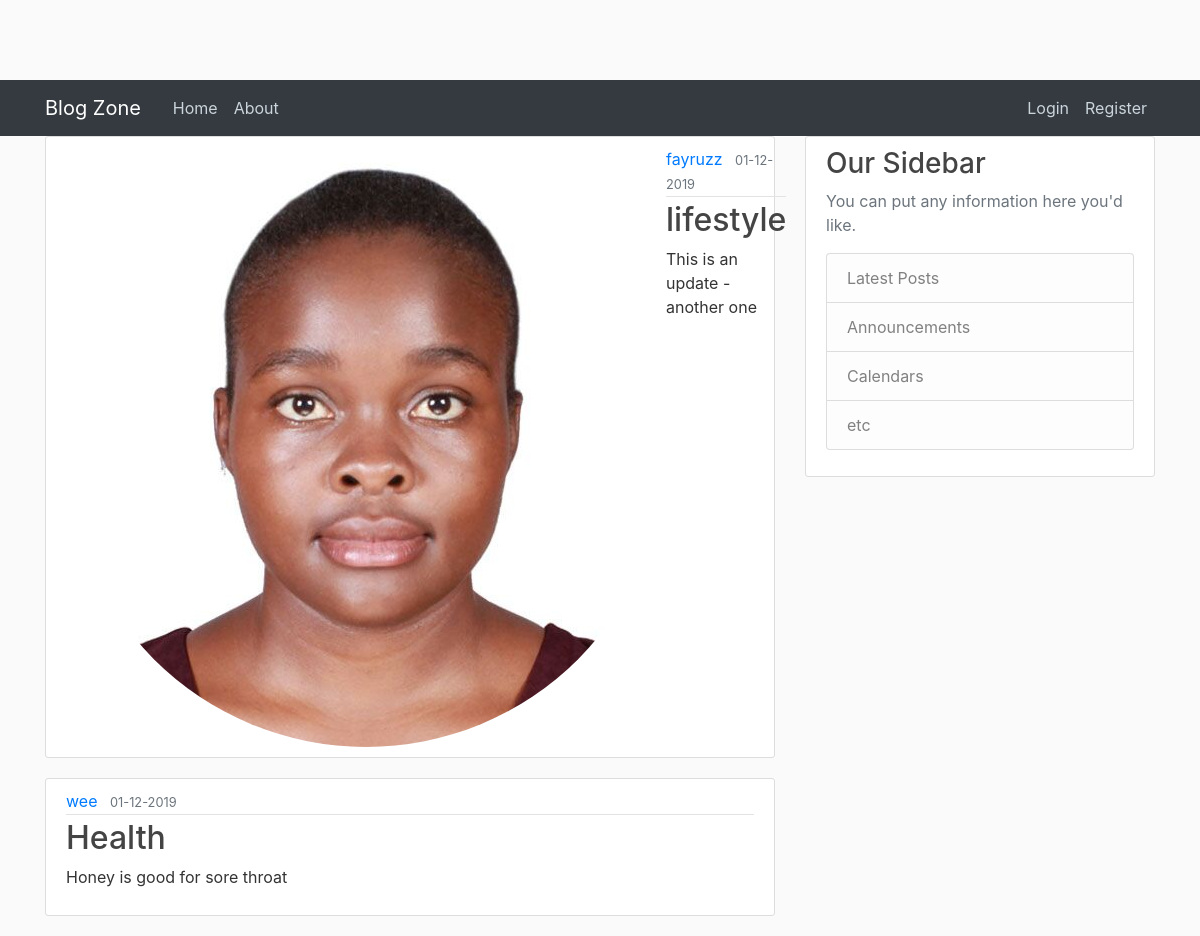
Before: / with the older database file.
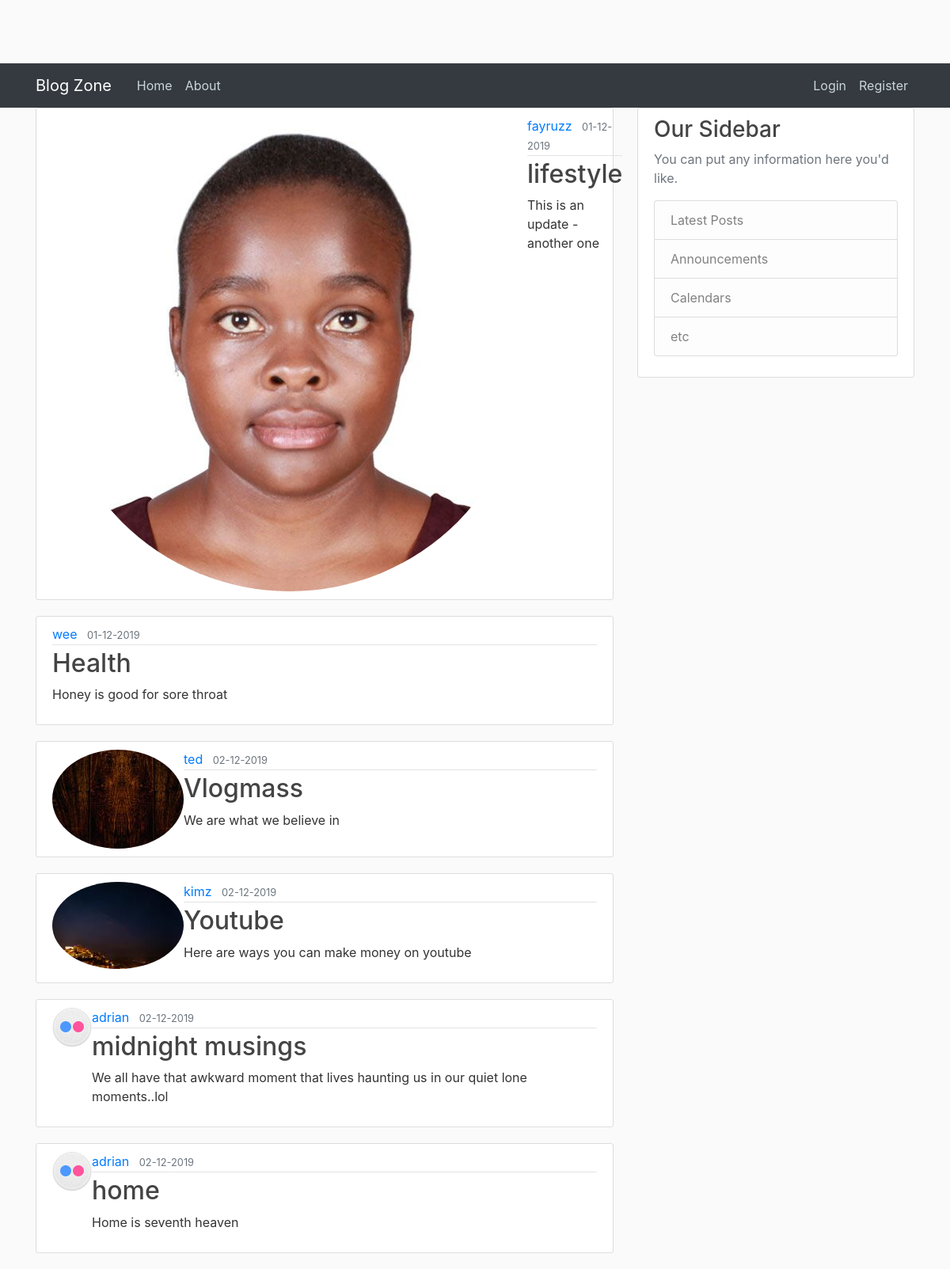
After: the same page with the newer database file.
### app/models.py (models this page shows, shortened)
class Post(db.Model):
  id =db.Column(db.Integer,primary_key= True)
  title =db.Column(db.String(100),nullable= False)
  date_posted =db.Column(db.DateTime,nullable= False,default=datetime.utcnow)
  content =db.Column(db.Text,nullable= False)
  user_id= db.Column(db.Integer,db.ForeignKey('user.id'),nullable=False)

class User(db.Model,UserMixin):
  id =db.Column(db.Integer,primary_key= True)
  email =db.Column(db.String(100),unique= True,nullable= False)
  username =db.Column(db.String(100),unique= True,nullable= False)
  image_file =db.Column(db.String(100),nullable= False, default="default.jpeg")
  password =db.Column(db.String(100),nullable= False)
  posts =db.relationship('Post',backref= 'author',lazy=True)

### app/main/views.py (the view)
@main.route('/')
def index():
  posts=Post.query.all()
  return render_template('index.html',posts = posts )

### app/templates/index.html
{%extends "base.html"%}
{% block content %}
    {% for post in posts %}
    <article class="media content-section">
      <img class="rounded-circle" src="{{url_for('static',filename='profile_pics.jpg/'+ post.author.image_file)}}" alt="">
        <div class="media-body">
          <div class="article-metadata">
            <a class="mr-2" href="#">{{ post.author.username }}</a>
            <small class="text-muted">{{ post.date_posted.strftime('%d-%m-%Y')}}</small>
          </div>
          <h2><a class="article-title" href="{{url_for('posts.blog',post_id=post.id)}}">{{ post.title }}</a></h2>
          <p class="article-content">{{ post.content }}</p>
        </div>
      </article>  {% endfor %}
{% endblock %}

### app/templates/base.html (shortened to what this page needs)
<!DOCTYPE html>
<html lang="en">
<head>
    <link rel="stylesheet" href="https://stackpath.bootstrapcdn.com/bootstrap/4.3.1/css/bootstrap.min.css">
  <link rel="stylesheet" href="{{url_for('static',filename ='styles.css')}}">
</head>
<body>
    <header class="site-header">
        <nav class="navbar navbar-expand-md navbar-dark bg-dark">
          <div class="container">
            <a class="navbar-brand mr-4" href="/">Blog Zone</a>
            <div class="collapse navbar-collapse" id="navbarToggle">
              <div class="navbar-nav mr-auto">
                <a class="nav-item nav-link" href="/">Home</a>
                <a class="nav-item nav-link" href="/main.about">About</a>
              </div>
              <div class="navbar-nav">
                {% if current_user.is_authenticated %}
                <a class="nav-item nav-link" href="{{ url_for('posts.new_blog')}}">New Blog</a>
                <a class="nav-item nav-link" href="/profile">Profile</a>
                <a class="nav-item nav-link" href="/logout">Log Out</a>
                {% else %}
                <a class="nav-item nav-link" href="/login">Login</a>
                <a class="nav-item nav-link" href="/register">Register</a>
                {% endif %}
              </div>
            </div>
          </div>
        </nav>
      </header>
      <main role="main" class="container">
          <div class="row">
            <div class="col-md-8">
              {% block content %}{% endblock %}
            </div>
            <div class="col-md-4">
              <div class="content-section">
                <h3>Our Sidebar</h3>
                <p class='text-muted'>You can put any information here you'd like.
                  <ul class="list-group">
                    <li class="list-group-item list-group-item-light">Latest Posts</li>
                    <li class="list-group-item list-group-item-light">Announcements</li>
                    <li class="list-group-item list-group-item-light">Calendars</li>
                    <li class="list-group-item list-group-item-light">etc</li>
                  </ul>
                </p>
              </div>
            </div>
          </div>
        </main>
</body>
</html>

### app/static/styles.css (style rules this page uses)
body { background: #fafafa; color: #333333; margin-top: 5rem; }
h1, h2, h3, h4, h5, h6 { color: #444444; }
.site-header .navbar-nav .nav-link { color: #cbd5db; }
.content-section { background: #ffffff; padding: 10px 20px; border: 1px solid #dddddd; border-radius: 3px; margin-bottom: 20px; }
.article-title { color: #444444; }
.article-content { white-space: pre-line; }
.article-metadata { padding-bottom: 1px; margin-bottom: 4px; border-bottom: 1px solid #e3e3e3 }

Changed rows visible on the page:
added Post: image_file (picture), author.username "ted", date_posted "02-12-2019", title "Vlogmass", content "We are what we believe in"
added Post: image_file (picture), author.username "kimz", date_posted "02-12-2019", title "Youtube", content "Here are ways you can make money on youtube"
added Post: image_file (picture), author.username "adrian", date_posted "02-12-2019", title "midnight musings", content "We all have that awkward moment that lives haunting us in our quiet lone moments..lol"
added Post: image_file (picture), author.username "adrian", date_posted "02-12-2019", title "home", content "Home is seventh heaven"
